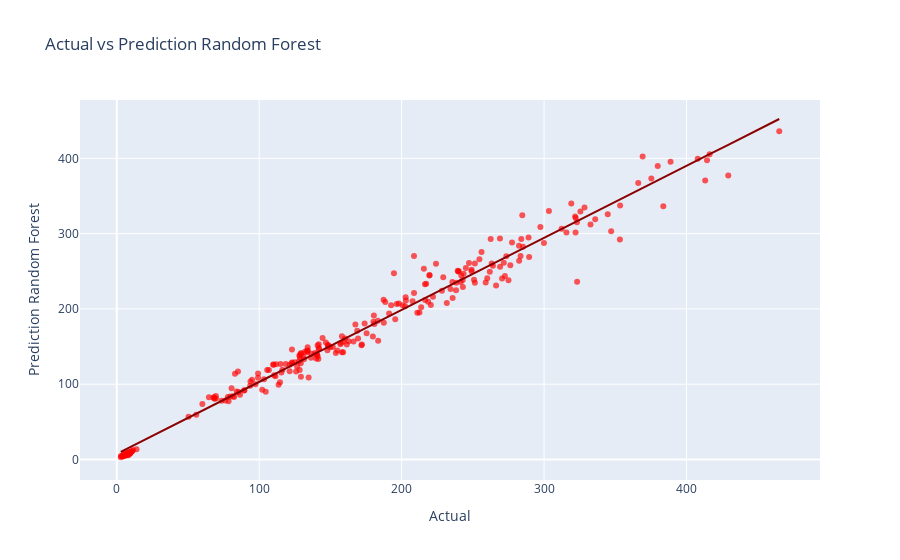

Here is the notebook cell this chart was saved with:
### Code cell
px.scatter(
     x=Y_test, y=y_pred_random, opacity=0.65,
    trendline='ols', trendline_color_override='darkred',
    labels = dict(x = "Actual",y = "Prediction Random Forest"), color_discrete_sequence=['red'],
    title = "Actual vs Prediction Random Forest"
).show()

### Figure 1 — Plotly figure (JSON) as saved in the notebook; plotly's stock layout.template omitted (floating-point values rounded to 4 significant figures; data arrays with more than 128 entries replaced by an {"elided": "..."} marker saying what was removed)
{"data": [{"hovertemplate": "Actual=%{x}<br>Prediction Random Forest=%{y}<extra></extra>", "legendgroup": "", "marker": {"color": "red", "opacity": 0.65, "symbol": "circle"}, "mode": "markers", "name": "", "orientation": "v", "showlegend": false, "type": "scatter", "x": {"elided": "261 float values"}, "xaxis": "x", "y": {"elided": "261 float values"}, "yaxis": "y"}, {"hovertemplate": "<b>OLS trendline</b><br>y = 0.956707 * x + 7.38402<br>R<sup>2</sup>=0.976942<br><br>Actual=%{x}<br>Prediction Random Forest=%{y} <b>(trend)</b><extra></extra>", "legendgroup": "", "line": {"color": "darkred"}, "marker": {"color": "red", "symbol": "circle"}, "mode": "lines", "name": "", "showlegend": false, "type": "scatter", "x": {"elided": "261 float values"}, "xaxis": "x", "y": {"elided": "261 float values"}, "yaxis": "y"}], "layout": {"legend": {"tracegroupgap": 0}, "title": {"text": "Actual vs Prediction Random Forest"}, "xaxis": {"anchor": "y", "domain": [0, 1], "title": {"text": "Actual"}}, "yaxis": {"anchor": "x", "domain": [0, 1], "title": {"text": "Prediction Random Forest"}}}}
